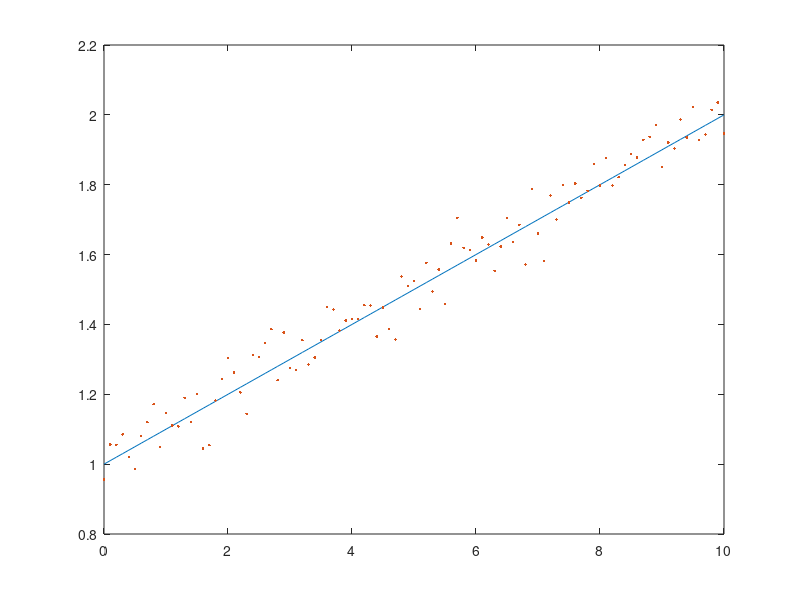
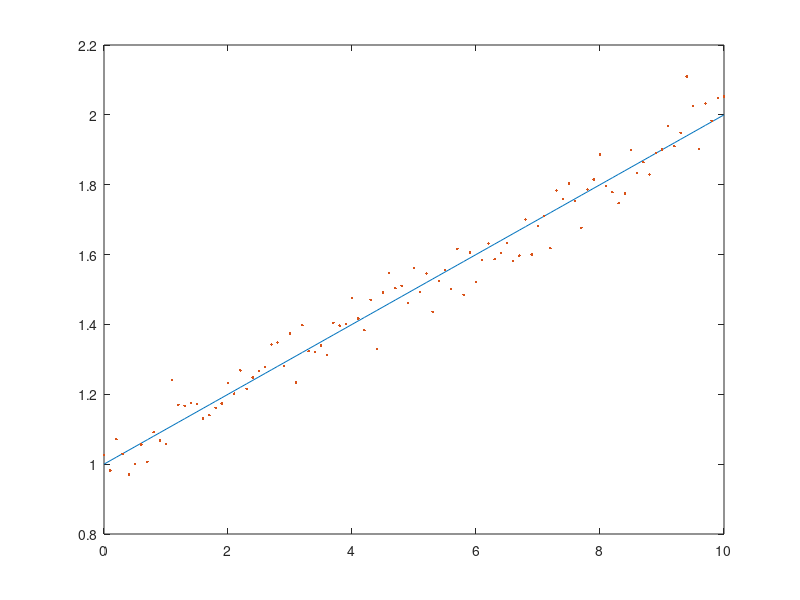
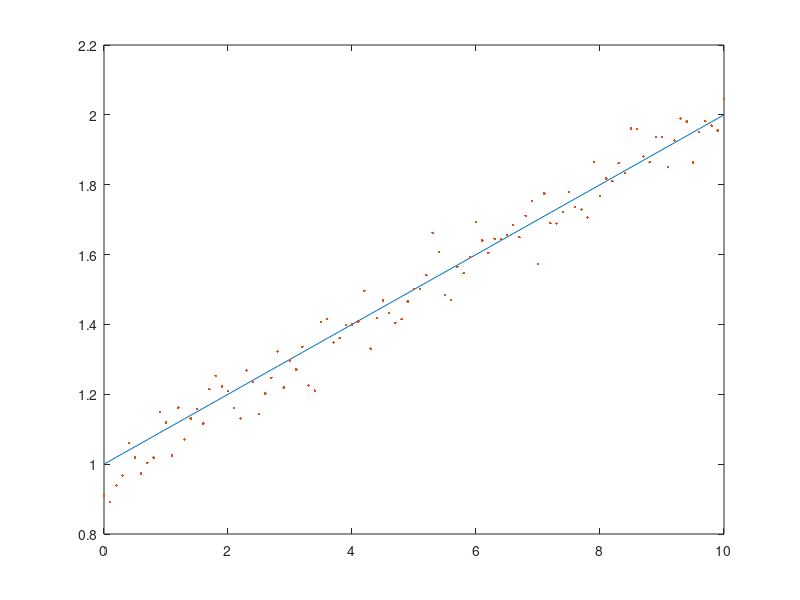
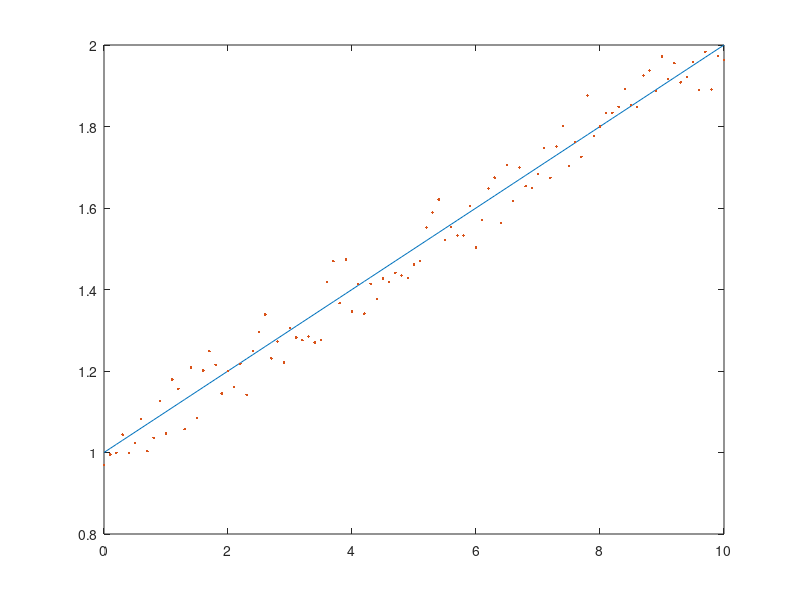

The MATLAB script that drew these images, in order:
% QR_example
% This script runs the QR example in ENEE605 LS7

close all
for nf=1:4
y=0:.1:10;
v = 1 + 0.1*y;
delta = randn(size(v));
vr = v + 0.05*delta;  b = vr';
figure
plot(y,v,y,vr,'.')
A = ones(101,2);
A(1:101,1) = 1;
A(1:101,2) = y';
x = A\b
end